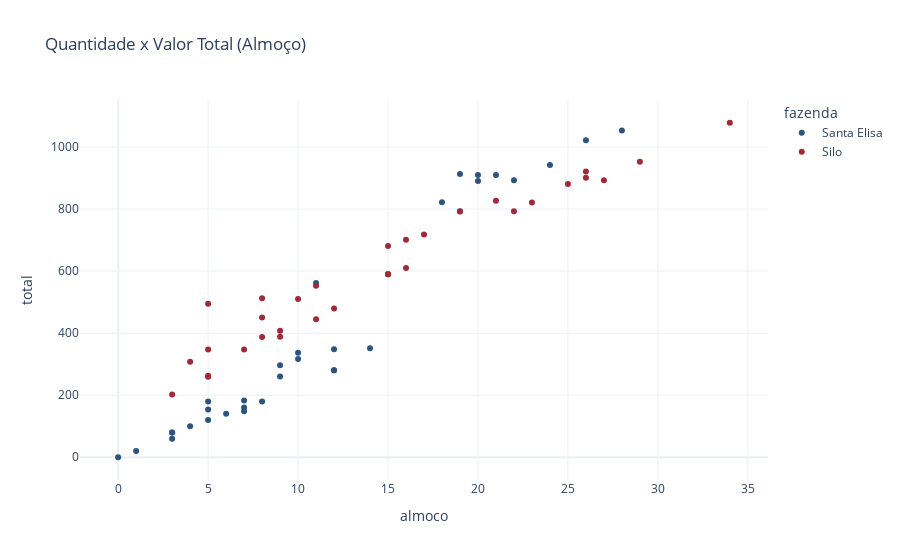
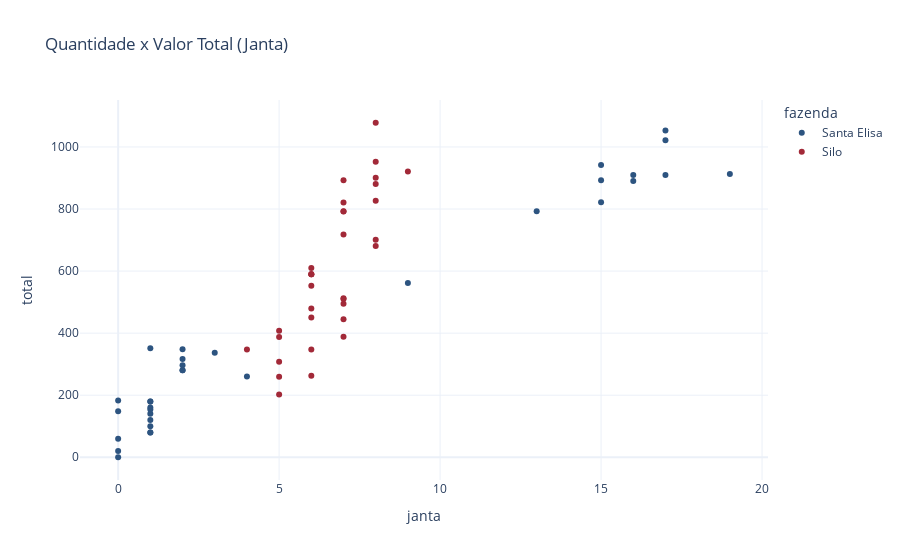
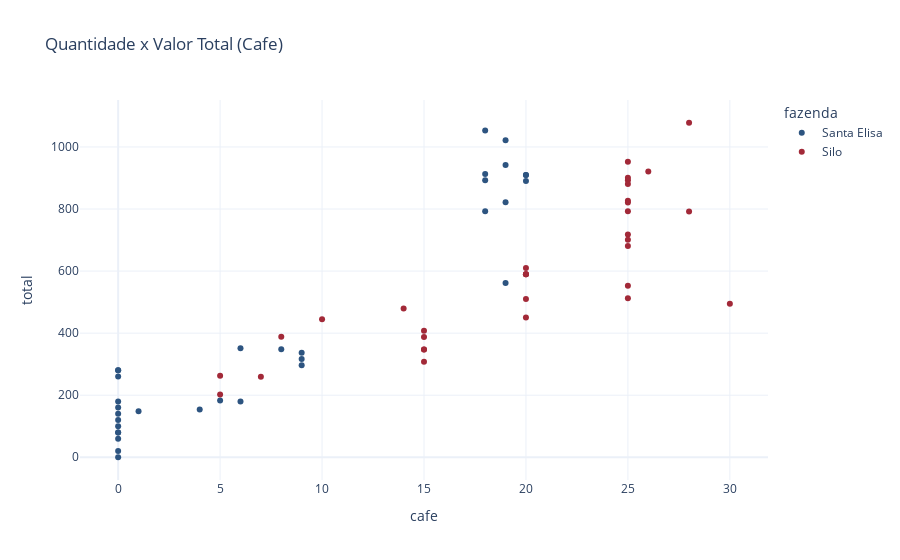

These figures' notebook cell, in order:
### Code cell
# 007. Correlação entre quantidade e valor total das refeições
fig6 = px.scatter(df_filtrado, x='almoco', y='total', color='fazenda',
                  title='Quantidade x Valor Total (Almoço)')
fig6.show()

fig7 = px.scatter(df_filtrado, x='janta', y='total', color='fazenda',
                  title='Quantidade x Valor Total (Janta)')
fig7.show()

fig8 = px.scatter(df_filtrado, x='cafe', y='total', color='fazenda',
                  title='Quantidade x Valor Total (Cafe)')
fig8.show()

fig9 = px.scatter(df_filtrado, x='lanche', y='total', color='fazenda',
                  title='Quantidade x Valor Total (Lanche)')
fig9.show()

### Figure 1 — Plotly figure (JSON) as saved in the notebook; plotly's stock layout.template omitted (floating-point values rounded to 4 significant figures)
{"data": [{"hovertemplate": "fazenda=Santa Elisa<br>almoco=%{x}<br>total=%{y}<extra></extra>", "legendgroup": "Santa Elisa", "marker": {"color": "#2d5480", "symbol": "circle"}, "mode": "markers", "name": "Santa Elisa", "orientation": "v", "showlegend": true, "type": "scatter", "x": [20, 26, 28, 19, 19, 20, 21, 18, 22, 24, 11, 7, 6, 8, 1, 0, 4, 3, 5, 12, 12, 3, 9, 10, 5, 9, 10, 12, 7, 14, 7, 3, 5], "xaxis": "x", "y": [910, 1022.0, 1053, 793, 913, 890, 910, 821.5, 893, 941.5, 561.5, 160, 140, 180, 20, 0, 100, 80, 120, 280, 280, 80, 296.5, 316.5, 154, 260, 336.5, 348, 148.5, 351, 182.5, 60, 179.5], "yaxis": "y"}, {"hovertemplate": "fazenda=Silo<br>almoco=%{x}<br>total=%{y}<extra></extra>", "legendgroup": "Silo", "marker": {"color": "#a22938", "symbol": "circle"}, "mode": "markers", "name": "Silo", "orientation": "v", "showlegend": true, "type": "scatter", "x": [9, 8, 4, 3, 22, 27, 29, 26, 34, 5, 9, 21, 17, 19, 11, 5, 25, 26, 23, 15, 16, 8, 8, 7, 5, 15, 15, 15, 16, 10, 11, 5, 12], "xaxis": "x", "y": [407.5, 387.5, 307.5, 202.5, 792.5, 892.5, 952.5, 921, 1078, 495, 388, 826.5, 718, 792, 552.5, 347.5, 881, 901, 821, 681, 701, 512.5, 450, 347.5, 259.5, 590, 590, 590, 610, 510, 445, 262.5, 479], "yaxis": "y"}], "layout": {"legend": {"title": {"text": "fazenda"}, "tracegroupgap": 0}, "title": {"text": "Quantidade x Valor Total (Almoço)"}, "xaxis": {"anchor": "y", "domain": [0, 1], "title": {"text": "almoco"}}, "yaxis": {"anchor": "x", "domain": [0, 1], "title": {"text": "total"}}}}

### Figure 2 — Plotly figure (JSON) as saved in the notebook; plotly's stock layout.template omitted (floating-point values rounded to 4 significant figures)
{"data": [{"hovertemplate": "fazenda=Santa Elisa<br>janta=%{x}<br>total=%{y}<extra></extra>", "legendgroup": "Santa Elisa", "marker": {"color": "#2d5480", "symbol": "circle"}, "mode": "markers", "name": "Santa Elisa", "orientation": "v", "showlegend": true, "type": "scatter", "x": [17, 17, 17, 13, 19, 16, 16, 15, 15, 15, 9, 1, 1, 1, 0, 0, 1, 1, 1, 2, 2, 1, 2, 2, 1, 4, 3, 2, 0, 1, 0, 0, 1], "xaxis": "x", "y": [910, 1022.0, 1053, 793, 913, 890, 910, 821.5, 893, 941.5, 561.5, 160, 140, 180, 20, 0, 100, 80, 120, 280, 280, 80, 296.5, 316.5, 154, 260, 336.5, 348, 148.5, 351, 182.5, 60, 179.5], "yaxis": "y"}, {"hovertemplate": "fazenda=Silo<br>janta=%{x}<br>total=%{y}<extra></extra>", "legendgroup": "Silo", "marker": {"color": "#a22938", "symbol": "circle"}, "mode": "markers", "name": "Silo", "orientation": "v", "showlegend": true, "type": "scatter", "x": [5, 5, 5, 5, 7, 7, 8, 9, 8, 7, 7, 8, 7, 7, 6, 6, 8, 8, 7, 8, 8, 7, 6, 4, 5, 6, 6, 6, 6, 7, 7, 6, 6], "xaxis": "x", "y": [407.5, 387.5, 307.5, 202.5, 792.5, 892.5, 952.5, 921, 1078, 495, 388, 826.5, 718, 792, 552.5, 347.5, 881, 901, 821, 681, 701, 512.5, 450, 347.5, 259.5, 590, 590, 590, 610, 510, 445, 262.5, 479], "yaxis": "y"}], "layout": {"legend": {"title": {"text": "fazenda"}, "tracegroupgap": 0}, "title": {"text": "Quantidade x Valor Total (Janta)"}, "xaxis": {"anchor": "y", "domain": [0, 1], "title": {"text": "janta"}}, "yaxis": {"anchor": "x", "domain": [0, 1], "title": {"text": "total"}}}}

### Figure 3 — Plotly figure (JSON) as saved in the notebook; plotly's stock layout.template omitted (floating-point values rounded to 4 significant figures)
{"data": [{"hovertemplate": "fazenda=Santa Elisa<br>cafe=%{x}<br>total=%{y}<extra></extra>", "legendgroup": "Santa Elisa", "marker": {"color": "#2d5480", "symbol": "circle"}, "mode": "markers", "name": "Santa Elisa", "orientation": "v", "showlegend": true, "type": "scatter", "x": [20, 19, 18, 18, 18, 20, 20, 19, 18, 19, 19, 0, 0, 0, 0, 0, 0, 0, 0, 0, 0, 0, 9, 9, 4, 0, 9, 8, 1, 6, 5, 0, 6], "xaxis": "x", "y": [910, 1022.0, 1053, 793, 913, 890, 910, 821.5, 893, 941.5, 561.5, 160, 140, 180, 20, 0, 100, 80, 120, 280, 280, 80, 296.5, 316.5, 154, 260, 336.5, 348, 148.5, 351, 182.5, 60, 179.5], "yaxis": "y"}, {"hovertemplate": "fazenda=Silo<br>cafe=%{x}<br>total=%{y}<extra></extra>", "legendgroup": "Silo", "marker": {"color": "#a22938", "symbol": "circle"}, "mode": "markers", "name": "Silo", "orientation": "v", "showlegend": true, "type": "scatter", "x": [15, 15, 15, 5, 25, 25, 25, 26, 28, 30, 8, 25, 25, 28, 25, 15, 25, 25, 25, 25, 25, 25, 20, 15, 7, 20, 20, 20, 20, 20, 10, 5, 14], "xaxis": "x", "y": [407.5, 387.5, 307.5, 202.5, 792.5, 892.5, 952.5, 921, 1078, 495, 388, 826.5, 718, 792, 552.5, 347.5, 881, 901, 821, 681, 701, 512.5, 450, 347.5, 259.5, 590, 590, 590, 610, 510, 445, 262.5, 479], "yaxis": "y"}], "layout": {"legend": {"title": {"text": "fazenda"}, "tracegroupgap": 0}, "title": {"text": "Quantidade x Valor Total (Cafe)"}, "xaxis": {"anchor": "y", "domain": [0, 1], "title": {"text": "cafe"}}, "yaxis": {"anchor": "x", "domain": [0, 1], "title": {"text": "total"}}}}
